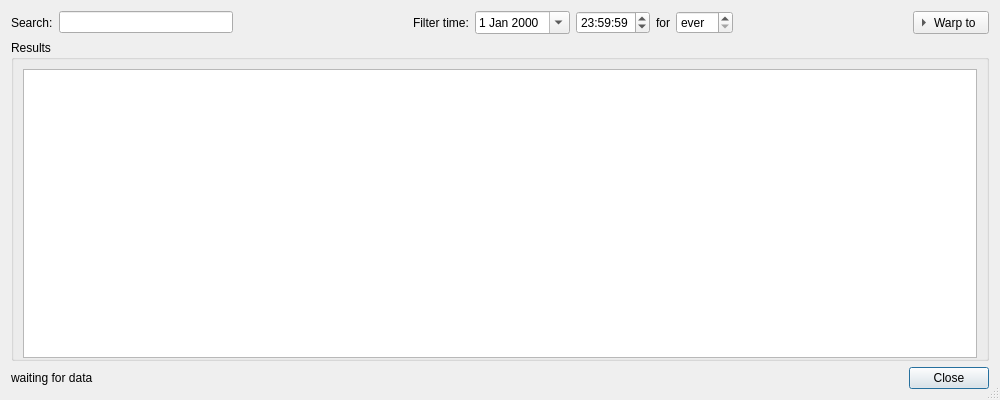
<?xml version="1.0" encoding="UTF-8"?>
<ui version="4.0">
 <class>BookedAtcDialog</class>
 <widget class="QDialog" name="BookedAtcDialog">
  <property name="geometry">
   <rect>
    <x>0</x>
    <y>0</y>
    <width>1000</width>
    <height>400</height>
   </rect>
  </property>
  <property name="windowTitle">
   <string>Booked ATC</string>
  </property>
  <property name="windowIcon">
   <iconset resource="Resources.qrc">
    <normaloff>:/icons/qutescoop.png</normaloff>:/icons/qutescoop.png</iconset>
  </property>
  <property name="sizeGripEnabled">
   <bool>true</bool>
  </property>
  <layout class="QVBoxLayout" name="verticalLayout">
   <item>
    <layout class="QGridLayout" name="gridLayout">
     <item row="0" column="1">
      <widget class="QLineEdit" name="editFilter">
       <property name="toolTip">
        <string>wildcards (*, ?) and powerful regular expressions allowed</string>
       </property>
      </widget>
     </item>
     <item row="0" column="0">
      <widget class="QLabel" name="label">
       <property name="text">
        <string>Search:</string>
       </property>
       <property name="buddy">
        <cstring>editFilter</cstring>
       </property>
      </widget>
     </item>
     <item row="0" column="4">
      <widget class="QLabel" name="label_2">
       <property name="text">
        <string>Filter time:</string>
       </property>
      </widget>
     </item>
     <item row="0" column="2">
      <spacer name="horizontalSpacer">
       <property name="orientation">
        <enum>Qt::Horizontal</enum>
       </property>
       <property name="sizeHint" stdset="0">
        <size>
         <width>40</width>
         <height>20</height>
        </size>
       </property>
      </spacer>
     </item>
     <item row="0" column="7">
      <widget class="QLabel" name="label_3">
       <property name="text">
        <string>for</string>
       </property>
       <property name="buddy">
        <cstring>spinHours</cstring>
       </property>
      </widget>
     </item>
     <item row="0" column="8">
      <widget class="QSpinBox" name="spinHours">
       <property name="specialValueText">
        <string>ever</string>
       </property>
       <property name="accelerated">
        <bool>true</bool>
       </property>
       <property name="suffix">
        <string> h</string>
       </property>
       <property name="maximum">
        <number>120</number>
       </property>
       <property name="value">
        <number>0</number>
       </property>
      </widget>
     </item>
     <item row="0" column="6">
      <widget class="QTimeEdit" name="timeFilter">
       <property name="wrapping">
        <bool>true</bool>
       </property>
       <property name="time">
        <time>
         <hour>23</hour>
         <minute>59</minute>
         <second>59</second>
        </time>
       </property>
      </widget>
     </item>
     <item row="0" column="5">
      <widget class="QDateEdit" name="dateFilter">
       <property name="calendarPopup">
        <bool>true</bool>
       </property>
       <property name="timeSpec">
        <enum>Qt::UTC</enum>
       </property>
      </widget>
     </item>
     <item row="0" column="9">
      <spacer name="horizontalSpacer_2">
       <property name="orientation">
        <enum>Qt::Horizontal</enum>
       </property>
       <property name="sizeHint" stdset="0">
        <size>
         <width>40</width>
         <height>20</height>
        </size>
       </property>
      </spacer>
     </item>
     <item row="0" column="10">
      <widget class="QToolButton" name="tbPredict">
       <property name="text">
        <string>Warp to</string>
       </property>
       <property name="toolButtonStyle">
        <enum>Qt::ToolButtonTextBesideIcon</enum>
       </property>
       <property name="arrowType">
        <enum>Qt::RightArrow</enum>
       </property>
      </widget>
     </item>
    </layout>
   </item>
   <item>
    <widget class="QGroupBox" name="boxResults">
     <property name="title">
      <string>Results</string>
     </property>
     <layout class="QVBoxLayout" name="verticalLayout_2">
      <property name="bottomMargin">
       <number>0</number>
      </property>
      <item>
       <widget class="QTreeView" name="treeBookedAtc">
        <property name="rootIsDecorated">
         <bool>false</bool>
        </property>
        <property name="uniformRowHeights">
         <bool>true</bool>
        </property>
        <property name="itemsExpandable">
         <bool>false</bool>
        </property>
        <property name="sortingEnabled">
         <bool>true</bool>
        </property>
       </widget>
      </item>
     </layout>
    </widget>
   </item>
   <item>
    <layout class="QHBoxLayout" name="horizontalLayout">
     <item>
      <widget class="QLabel" name="lblStatusInfo">
       <property name="text">
        <string>waiting for data</string>
       </property>
      </widget>
     </item>
     <item>
      <spacer name="horizontalSpacer_3">
       <property name="orientation">
        <enum>Qt::Horizontal</enum>
       </property>
       <property name="sizeHint" stdset="0">
        <size>
         <width>40</width>
         <height>20</height>
        </size>
       </property>
      </spacer>
     </item>
     <item>
      <widget class="QDialogButtonBox" name="buttonBox">
       <property name="standardButtons">
        <set>QDialogButtonBox::Close</set>
       </property>
      </widget>
     </item>
    </layout>
   </item>
  </layout>
 </widget>
 <resources>
  <include location="Resources.qrc"/>
 </resources>
 <connections>
  <connection>
   <sender>buttonBox</sender>
   <signal>clicked(QAbstractButton*)</signal>
   <receiver>BookedAtcDialog</receiver>
   <slot>close()</slot>
   <hints>
    <hint type="sourcelabel">
     <x>557</x>
     <y>439</y>
    </hint>
    <hint type="destinationlabel">
     <x>602</x>
     <y>392</y>
    </hint>
   </hints>
  </connection>
 </connections>
</ui>
